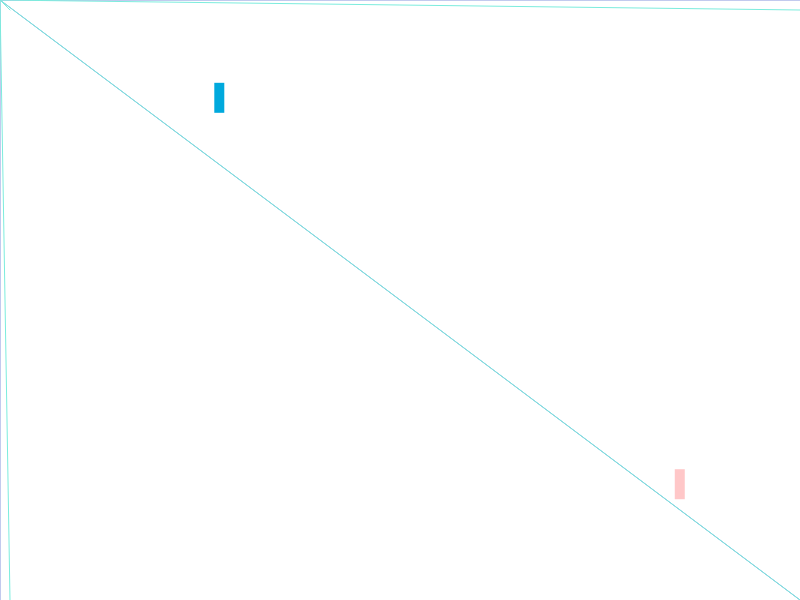
Frame 1 (no input)
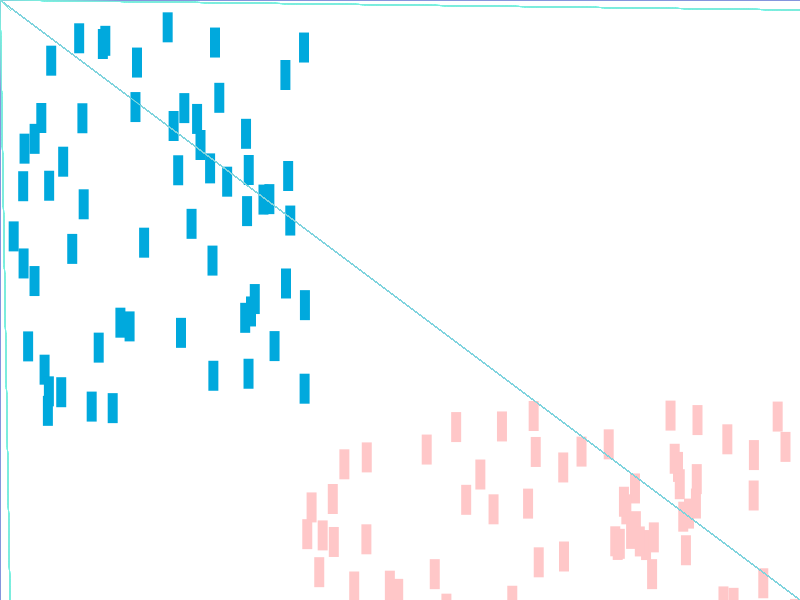
Frame 60 (no input)
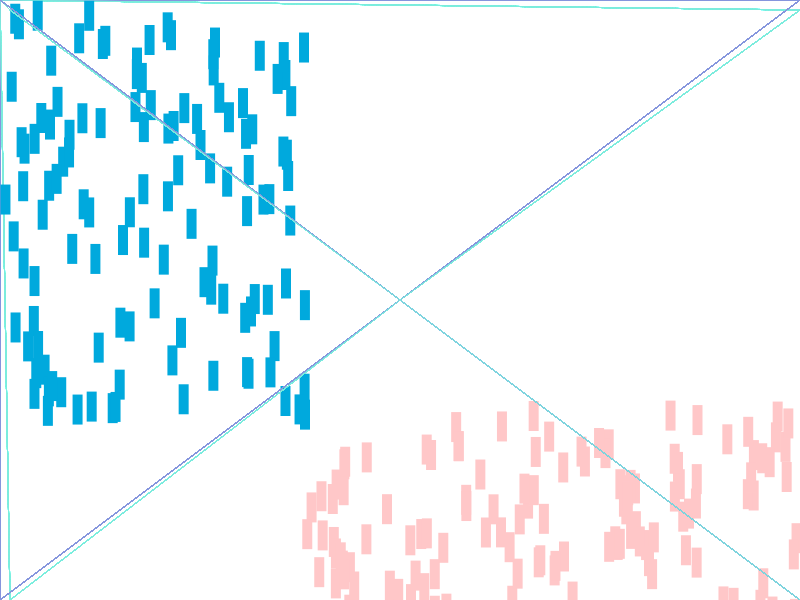
Frame 120 (the mouse pressed at the canvas centre since frame 60)

The p5.js sketch that drew these frames (run headless with seeded random() and noise() and a simulated clock; from frame 60 on, the mouse is pressed at the canvas centre):

// p5.js sketch
// ── sketch.js
function setup() {
  createCanvas(800,600);
}

function draw() {
  
  var xcoord = random(0,300);
  var ycoord = random(0,400);
  
  var coordx = random(300,800);
  var coordy = random(400,600);
  
  stroke(134,150,221); //creates a purple web when the mouse moves
  line(0,0,mouseX,mouseY); //line follows mouse movement from top left
  line(800,600,mouseX,mouseY); //line follows mouse movement from bottom right
  line(0,600,mouseX,mouseY); //line follows mouse movement from bottom left
  line(800,0,mouseX,mouseY); //line follows mouse movement from top right
  
  stroke(124,236,221); //creates a green web when the mouse moves
  line(10,10,mouseX,mouseY); //line follows mouse movement from top left
  line(800,600,mouseX,mouseY); //line follows mouse movement from bottom right
  line(10,600,mouseX,mouseY); //line follows mouse movement from bottom left
  line(800,10,mouseX,mouseY); //line follows mouse movement from top right
  
  noStroke(); //removed stroke from objects from this point on
  fill(0,169,221); //light blue fill
  rect(xcoord,ycoord,10,30); //10x30 pixel rectangles will appear randomly in the top left corner of the canvas
  
  fill(255,199,200); //peach fill
  rect(coordx,coordy,10,30); //10x30 pixel rectangles will appear randomly in the bottom right corner of the canvas
  
}
